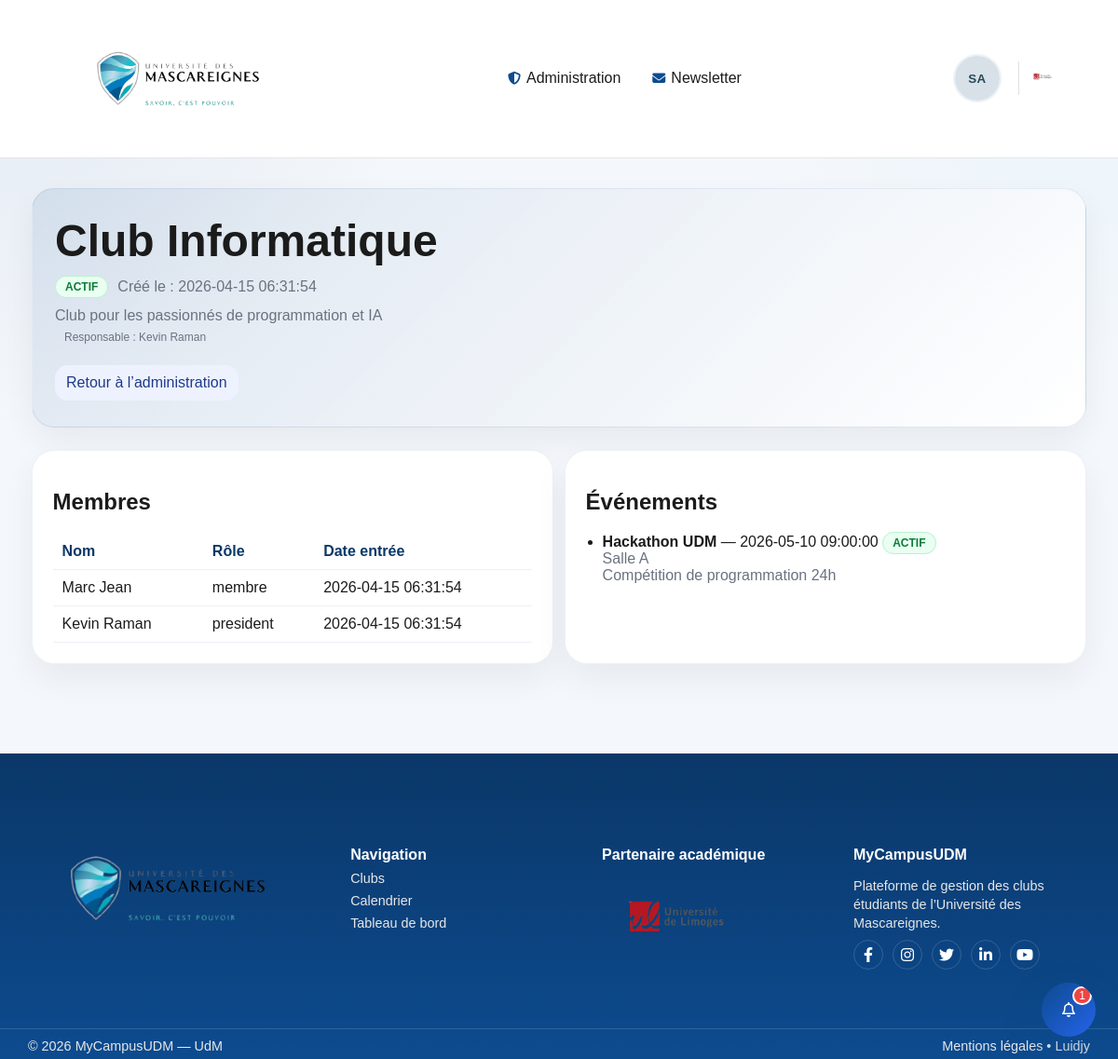
The page /MyCampusUdmClubsC4/club_detail.php?id=1 (signed in) on the database its author committed.
### tables this page shows
CREATE TABLE clubs (
    id INT AUTO_INCREMENT PRIMARY KEY,
    nom_club VARCHAR(150) NOT NULL,
    description TEXT,
    categorie ENUM('sport','culture','musique','informatique','social','entrepreneuriat','autre') DEFAULT 'autre',
    image_club VARCHAR(255) DEFAULT NULL,
    responsable_id INT DEFAULT NULL,
    statut ENUM('actif','inactif','attente','supprime') DEFAULT 'attente',
    date_creation TIMESTAMP DEFAULT CURRENT_TIMESTAMP,
    FOREIGN KEY (responsable_id) REFERENCES utilisateurs(id) ON DELETE SET NULL
);

CREATE TABLE utilisateurs (
    id INT AUTO_INCREMENT PRIMARY KEY,
    nom VARCHAR(100) NOT NULL,
    prenom VARCHAR(100) NOT NULL,
    pseudo VARCHAR(50) DEFAULT NULL UNIQUE,
    email VARCHAR(150) NOT NULL UNIQUE,
    mot_de_passe_hash VARCHAR(255) NOT NULL,
    photo_profil VARCHAR(255) DEFAULT NULL,
    telephone VARCHAR(30) DEFAULT NULL,
    filiere VARCHAR(100) DEFAULT NULL,
    bio TEXT DEFAULT NULL,
    role ENUM('etudiant','responsable','admin') DEFAULT 'etudiant',
    statut ENUM('actif','inactif') DEFAULT 'actif',
    date_creation TIMESTAMP DEFAULT CURRENT_TIMESTAMP
);

CREATE TABLE membres_club (
    id INT AUTO_INCREMENT PRIMARY KEY,
    utilisateur_id INT NOT NULL,
    club_id INT NOT NULL,
    role_membre ENUM('president','vice_president','secretaire','tresorier','membre') DEFAULT 'membre',
    date_entree TIMESTAMP DEFAULT CURRENT_TIMESTAMP,
    UNIQUE KEY unique_membre_club (utilisateur_id, club_id),
    FOREIGN KEY (utilisateur_id) REFERENCES utilisateurs(id) ON DELETE CASCADE,
    FOREIGN KEY (club_id) REFERENCES clubs(id) ON DELETE CASCADE
);

CREATE TABLE evenements (
    id INT AUTO_INCREMENT PRIMARY KEY,
    club_id INT NOT NULL,
    titre VARCHAR(200) NOT NULL,
    description TEXT,
    image_event VARCHAR(255) DEFAULT NULL,
    date_event DATETIME NOT NULL,
    lieu VARCHAR(200) DEFAULT NULL,
    capacite_max INT DEFAULT NULL,
    statut ENUM('actif','annule','termine') DEFAULT 'actif',
    date_creation TIMESTAMP DEFAULT CURRENT_TIMESTAMP,
    FOREIGN KEY (club_id) REFERENCES clubs(id) ON DELETE CASCADE
);

### MyCampusUdmClubsC4/club_detail.php (the view, shortened to what this page needs)
<?php
$estConnecte = isset($_SESSION["id"]);
$estAdmin = $estConnecte && isset($_SESSION["role"]) && $_SESSION["role"] === "admin";
require "config/database.php";
$id = (int) $_GET["id"];
$sqlQuery = "
  SELECT c.*, u.nom, u.prenom
  FROM clubs c
  LEFT JOIN utilisateurs u ON c.responsable_id = u.id
  WHERE c.id = :id
";
$clubStatement = $pdo->prepare($sqlQuery);
$clubStatement->execute([
  "id" => $id
]) or die(print_r($pdo->errorInfo()));
$club = $clubStatement->fetch(PDO::FETCH_ASSOC);
$estResponsableDuClub = (
  isset($_SESSION["id"]) &&
  isset($_SESSION["role"]) &&
  $_SESSION["role"] === "responsable" &&
  (int) $club["responsable_id"] === (int) $_SESSION["id"]
);
$estMembre = false;
$peutVoirMembres = $estMembre || $estResponsableDuClub || $estAdmin;
$membres = [];
if ($peutVoirMembres)
{
  $membresQuery = "
    SELECT mc.*, u.nom, u.prenom
    FROM membres_club mc
    INNER JOIN utilisateurs u ON mc.utilisateur_id = u.id
    WHERE mc.club_id = :club_id
    ORDER BY mc.id DESC
  ";
  $membresStatement = $pdo->prepare($membresQuery);
  $membresStatement->execute([
    "club_id" => $id
  ]) or die(print_r($pdo->errorInfo()));
  $membres = $membresStatement->fetchAll(PDO::FETCH_ASSOC);
}
$evenementsQuery = "
  SELECT *
  FROM evenements
  WHERE club_id = :club_id
  ORDER BY date_event ASC
";
$evenementsStatement = $pdo->prepare($evenementsQuery);
$evenementsStatement->execute([
  "club_id" => $id
]) or die(print_r($pdo->errorInfo()));
$evenements = $evenementsStatement->fetchAll(PDO::FETCH_ASSOC);
include "includes/header.php";
?>
<section class="entete-page">
  <h1><?= htmlspecialchars($club["nom_club"]) ?></h1>
  <div class="ligne-info">
    <?php if ($club["statut"] === "actif") : ?>
      <span class="badge badge-actif">ACTIF</span>
    <?php elseif ($club["statut"] === "attente") : ?>
      <span class="badge badge-attente">EN ATTENTE</span>
    <?php else : ?>
      <span class="badge badge-annule">INACTIF</span>
    <?php endif; ?>
    <span class="texte-gris">
      Créé le : <?= htmlspecialchars($club["date_creation"] ?? "") ?>
    </span>
  </div>
  <p class="texte-gris">
    <?= nl2br(htmlspecialchars($club["description"])) ?>
  </p>
  <p class="petit texte-gris">
    Responsable :
    <?php
      if (!empty($club["prenom"]) || !empty($club["nom"]))
      {
        echo htmlspecialchars($club["prenom"] . " " . $club["nom"]);
      }
      else
      {
        echo "Non attribué";
      }
    ?>
  </p>
  <div class="bloc-actions">
    <?php if ($estAdmin) : ?>
      <a class="bouton bouton-secondaire" href="admin.php">
        Retour à l’administration
      </a>
    <?php endif; ?>
  </div>
</section>
<section class="grille-2">
  <div class="carte">
    <h2>Membres</h2>
    <?php if (!$peutVoirMembres) : ?>
      <p class="texte-gris">
        Connectez-vous et rejoignez ce club pour consulter la liste des membres.
      </p>
    <?php elseif (empty($membres)) : ?>
      <p class="texte-gris">
        Aucun membre affiché pour le moment.
      </p>
    <?php else : ?>
      <table class="table">
        <thead>
          <tr>
            <th>Nom</th>
            <th>Rôle</th>
            <th>Date entrée</th>
          </tr>
        </thead>
        <tbody>
          <?php foreach ($membres as $membre) : ?>
            <tr>
              <td><?= htmlspecialchars($membre["prenom"] . " " . $membre["nom"]) ?></td>
              <td><?= htmlspecialchars($membre["role_membre"]) ?></td>
              <td><?= htmlspecialchars($membre["date_entree"]) ?></td>
            </tr>
          <?php endforeach; ?>
        </tbody>
      </table>
    <?php endif; ?>
  </div>
  <div class="carte">
    <h2>Événements</h2>
    <?php if (empty($evenements)) : ?>
      <p class="texte-gris">
        Aucun événement affiché pour le moment.
      </p>
    <?php else : ?>
      <ul class="liste-simple">
        <?php foreach ($evenements as $evenement) : ?>
          <li>
            <strong><?= htmlspecialchars($evenement["titre"]) ?></strong>
            — <?= htmlspecialchars($evenement["date_event"]) ?>
            <?php if ($evenement["statut"] === "actif") : ?>
              <span class="badge badge-actif">ACTIF</span>
            <?php else : ?>
              <span class="badge badge-annule">ANNULÉ</span>
            <?php endif; ?>
            <?php if (!empty($evenement["lieu"])) : ?>
              <br>
              <span class="texte-gris"><?= htmlspecialchars($evenement["lieu"]) ?></span>
            <?php endif; ?>
            <?php if (!empty($evenement["description"])) : ?>
              <br>
              <span class="texte-gris"><?= htmlspecialchars($evenement["description"]) ?></span>
            <?php endif; ?>
          </li>
        <?php endforeach; ?>
      </ul>
    <?php endif; ?>
  </div>
</section>
<?php include "includes/footer.php"; ?>

### MyCampusUdmClubsC4/css/style.css (style rules this page uses)
* { box-sizing: border-box; }
body { margin: 0; font-family: Arial, sans-serif; background: #f6f7fb; color: #1b1b1b; }
a { color: inherit; text-decoration: none; }
.entete-page h1 { margin: 0 0 6px; }
.texte-gris { color: #6b7280; margin: 0; }
.petit { font-size: 12px; }
.carte { background: #fff; border: 1px solid #e7e9f2; border-radius: 16px; padding: 14px; }
.bouton { border: 0; background: #2563eb; color: #fff; padding: 10px 12px; border-radius: 12px; cursor: pointer; display: inline-block; }
.bouton-secondaire { background: #eef2ff; color: #1e3a8a; }
.petit { padding: 7px 10px; border-radius: 10px; }
.badge { font-size: 12px; padding: 4px 10px; border-radius: 999px; border: 1px solid transparent; }
.badge-actif { background: #e8fff1; color: #0f7a39; border-color: #bff0cf; }
.grille-2 { display: grid; grid-template-columns: 1fr 1fr; gap: 12px; }
.table { width: 100%; border-collapse: collapse; margin-top: 8px; }
.table th, .table td { padding: 10px; border-bottom: 1px solid #eef0f7; text-align: left; }
.liste-simple { margin: 10px 0 0; padding-left: 18px; }
.ligne-info { display: flex; gap: 10px; align-items: center; flex-wrap: wrap; margin: 10px 0; }
.bloc-actions { display: flex; gap: 10px; flex-wrap: wrap; margin-top: 16px; }
.carte { transition: transform 0.25s ease, box-shadow 0.25s ease; }
.bouton { transition: transform 0.18s ease, filter 0.18s ease, box-shadow 0.18s ease; }

### MyCampusUdmClubsC4/css/site-main-footer.css (style rules this page uses)
:root { --udm-blue: #0d4b8f; --udm-blue-dark: #0a3768; --udm-aqua: #7dd3fc; --udm-white: #ffffff; --udm-text: #1f2937; --udm-muted: #64748b; --udm-surface: #ffffff; --udm-bg: #f4f7fb; }
body { background: radial-gradient(circle at top left, rgba(13,75,143,0.08), transparent 28%), radial-gradient(circle at top right, rgba(125,211,252,0.10), transparent 24%), var(--udm-bg); }
main.contenu.udm-main > section { margin-bottom: 1.5rem; }
main.contenu.udm-main .entete-page { background: linear-gradient(135deg, rgba(13,75,143,0.10), rgba(255,255,255,0.96)); border: 1px solid rgba(13,75,143,0.10); border-radius: 24px; padding: 1.75rem 1.5rem; box-shadow: 0 14px 34px rgba(15, 23, 42, 0.06); }
main.contenu.udm-main .entete-page h1 { font-size: clamp(2rem, 4vw, 3rem); margin-bottom: .5rem; }
main.contenu.udm-main .carte { background: rgba(255,255,255,0.96); border: 1px solid rgba(13,75,143,0.08); border-radius: 24px; padding: 1.35rem; box-shadow: 0 16px 36px rgba(15,23,42,0.06); }
main.contenu.udm-main .badge { font-weight: 600; }
main.contenu.udm-main .table th { color: var(--udm-blue-dark); }
main.contenu.udm-main .bouton { border-radius: 14px; box-shadow: 0 10px 24px rgba(37,99,235,0.16); }
main.contenu.udm-main .bouton-secondaire { box-shadow: none; }

### rows shown on the page
clubs: nom_club "Club Informatique", date_creation "2026-04-15 06:31:54", description "Club pour les passionnés de programmation et IA", responsable.nom "Kevin Raman"
membres_club: utilisateur.nom "Marc Jean", role_membre "membre", date_entree "2026-04-15 06:31:54"
membres_club: utilisateur.nom "Kevin Raman", role_membre "president", date_entree "2026-04-15 06:31:54"
evenements: titre "Hackathon UDM", date_event "2026-05-10 09:00:00", statut "ACTIF", lieu "Salle A", description "Compétition de programmation 24h"

### other values the page prints
$userInitials "SA"
$notificationCount "1"
